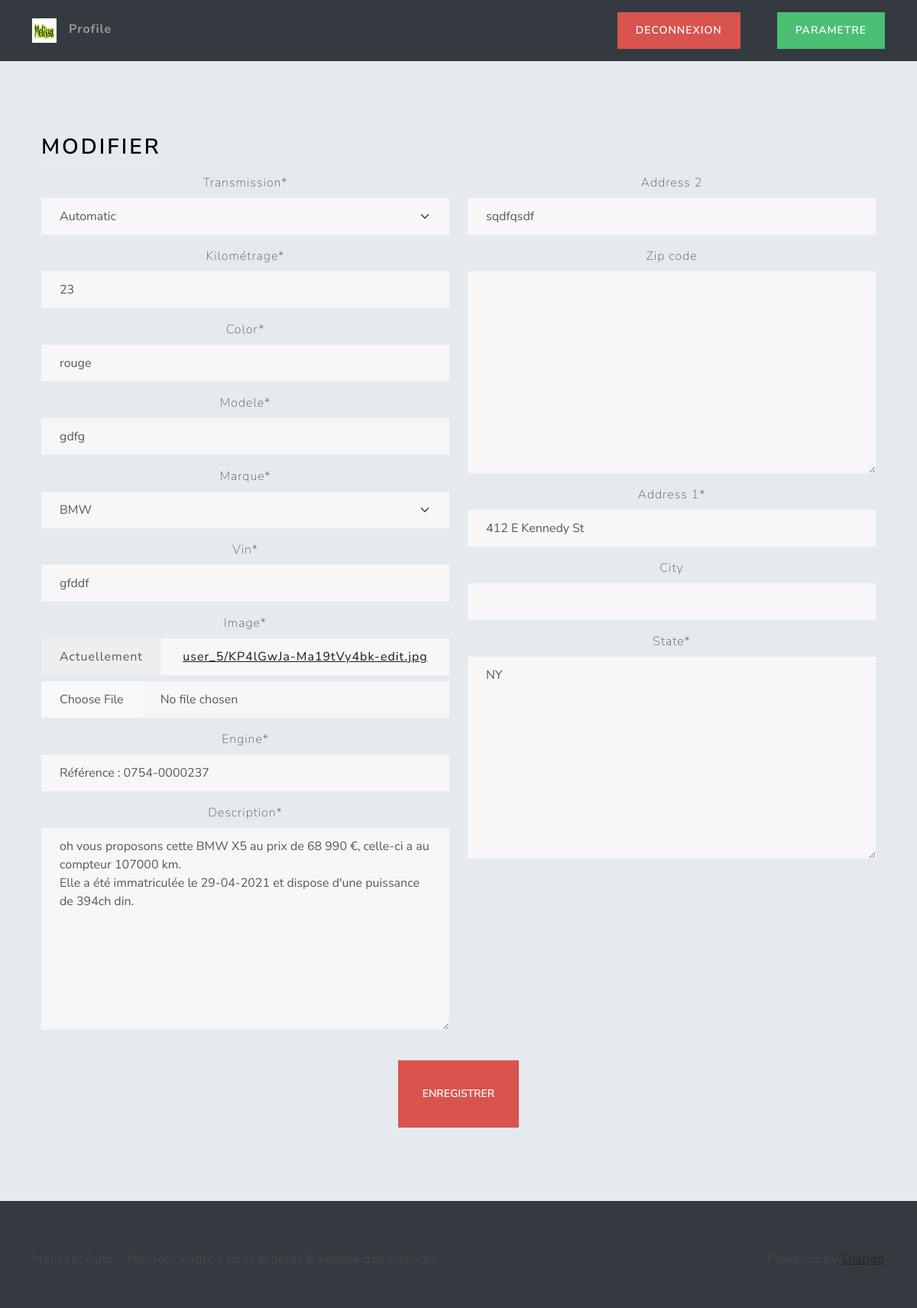
Screenshot of /listing/da8d515e-c71d-47a6-b015-a93385311a36/edit/ (signed in) with the database file from the repository.
### main/models.py (models this page shows, shortened)
class Listing(models.Model):
    id= models.UUIDField(primary_key=True,default=uuid.uuid4,unique=True,editable=False)
    created_at= models.DateTimeField(auto_now_add=True)
    updated_at = models.DateTimeField(auto_now=True)
    seller= models.ForeignKey(Profile,on_delete=models.CASCADE)
    brand= models.CharField(max_length=100,choices=CAR_BRANDS,default=None,verbose_name="Marque")
    model=models.CharField(max_length=100,verbose_name="modele")
    vin=models.CharField(max_length=50)
    mileage=models.IntegerField(default=0,verbose_name="kilométrage")
    color= models.CharField(max_length=50,null=True)
    description=models.TextField(null=True)
    engine = models.CharField(max_length = 150,null=True)
    transmission= models.CharField(max_length=150,choices=TRANSMISSION_OPTIONS,default=None)
    location=models.OneToOneField(Location,on_delete=models.SET_NULL,null=True)
    image=models.ImageField(upload_to=user_listing_path,null=True)
    class Meta:
        verbose_name_plural = " Vehicules Enregistrée(s)"

### users/models.py (models this page shows, shortened)
class Location(models.Model):
    address_1 = models.CharField(max_length = 150,blank=True)
    address_2 = models.CharField(max_length = 150,blank=True)
    city = models.CharField(max_length = 150,blank=True)
    state=USStateField(default='NY')
    zip_code=USZipCodeField(blank=True)

### main/views.py (the view)
# urls.py: path('listing/<str:id>/edit/',edit_view,name='edit_view'),
@login_required
def edit_view(request,id):
    try:
        listing=Listing.objects.get(id=id)
        if listing is None:
            raise Exception
        if request.method == 'POST':
            listing_form= ListingForm(request.POST,request.FILES,instance=listing)
            location_form=LocationForm(request.POST,request.FILES,instance=listing.location)
            print(request.POST)
            if listing_form.is_valid() and location_form.is_valid():
                listing_form.save()
                location_form.save()
                messages.info(request,f'Listing {id} updated successfull')
                return redirect('home')
            else:
               messages.error(request,f"erreur")
               return reload()
        else:
            listing_form= ListingForm(instance=listing)
            location_form=LocationForm(instance=listing.location)
        context={
            'location_form':location_form,
            'listing_form':listing_form
        }
    except Exception as e:
        messages.error(request,f"erreur")
    print(id)
    return render(request,'views/edit.html',context)

### users/forms.py
class LocationForm(forms.ModelForm):
    address_1=forms.CharField(max_length=200,required=True)
    zip_code= USZipCodeField(blank=True)
    class Meta:
        model = Location
        fields={'address_1','address_2','city','state','zip_code'}

### main/forms.py
class ListingForm(forms.ModelForm):
    image=forms.ImageField()
    class Meta:
        model = Listing
        fields= {'brand','model','vin','mileage','color','description','engine','transmission','image'}

### main/templates/views/edit.html (shortened to what this page needs)
{% extends "base/base.html" %}
{% load static %}
{% load crispy_forms_tags %}
{% block 'body' %}
<div class="container-fluid text-center py-5">
    <div class="container px-4 py-5">
         <div class="row g-4">
            <div class="col d-flex align-items-start">
                <div>
                    <h2 class="mb-3 border-bottom" style="color:black">Modifier</h2>
                </div>
            </div>
         </div>
         <form action="" method="POST" enctype="multipart/form-data">
            <div class="row">
                <div class="col-6">
                    {{ listing_form|crispy }}
                </div>
                 <div class="col-6">
                    {{ location_form|crispy }}
                </div>
            </div>
            <br>
          <button class="btn btn-lg btn-danger" type="submit">Enregistrer</button>
         </form>
        </div>
    </div>
{% endblock 'body' %}

### main/static/css/style.css (style rules this page uses)
html, body { height: 100%; }
body { align-items: center; padding-bottom: 40px; background-color: #e5eaee; }
.h2, h2 { color: white; }

### rows the page displays
Listing: transmission "Automatic", mileage "23", color "rouge", model "gdfg", brand "BMW", vin "gfddf", engine "Référence : 0754-0000237", description "oh vous proposons cette BMW X5 au prix de 68 990 €, celle-ci a au compteur 107000 km. Elle a été immatriculée le 29-04-2021 et dispose d'une puissance de 394ch din."
Location: address_2 "sqdfqsdf", address_1 "412 E Kennedy St", state "NY"
